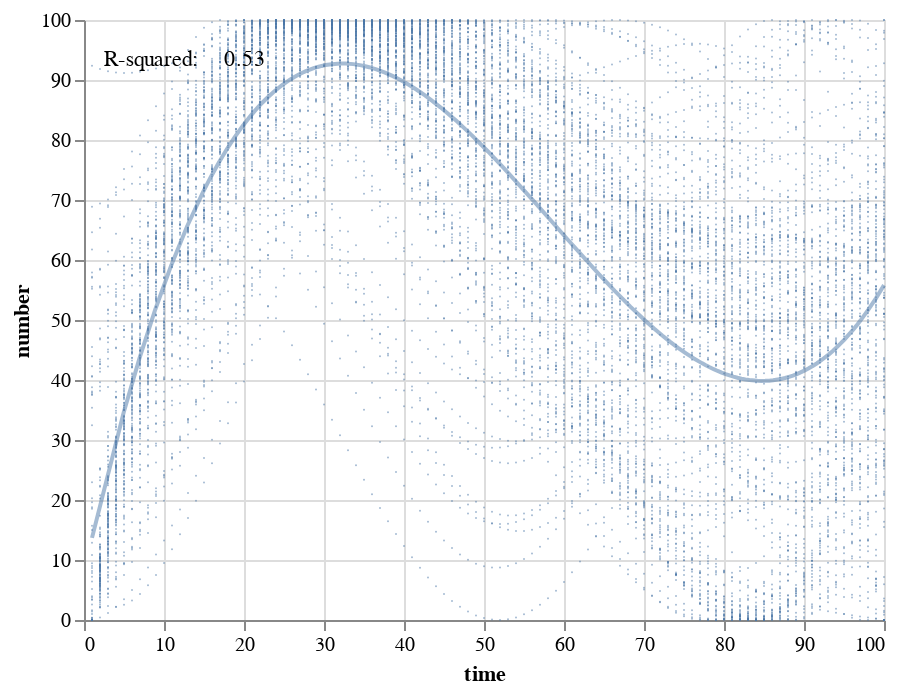

Source (notebook cell):
### Code cell
timeseries_base_dot = alt.Chart().mark_point(
    filled = True, 
    size = 1, 
    opacity = 0.5
).encode(
    x = alt.X('time:Q'),
    y = alt.Y('number:Q')
)

timeseries_base_regression = timeseries_base.transform_regression(
    'time', 'number', method = 'poly'
).mark_line(opacity = 0.5)

timeseries_base_r2 = timeseries_base.transform_regression(
    'time', 'number', method = 'poly', params=True
).mark_text(align='left').encode(
    x=alt.value(70),  
    y=alt.value(20), 
    text=alt.Text('rSquared:N', format = '.2f', title = 'r2')
) 

timeseries_base_r2label = timeseries_base_r2.encode(
    x=alt.value(10),  
    y=alt.value(20), 
    text=alt.value('R-squared: ')
)

timeseries_base = alt.layer( timeseries_base_dot + timeseries_base_regression + timeseries_base_r2 + timeseries_base_r2label)
timeseries_base

### Figure 1 — Vega-Lite specification as saved in the notebook (floating-point values rounded to 4 significant figures; data arrays with more than 128 entries replaced by an {"elided": "..."} marker saying what was removed)
{"config": {"view": {"continuousWidth": 400, "continuousHeight": 300}}, "layer": [{"layer": [{"mark": {"type": "point", "filled": true, "opacity": 0.5, "size": 1}, "encoding": {"x": {"type": "quantitative", "field": "time"}, "y": {"type": "quantitative", "field": "number"}}}, {"mark": {"type": "line", "opacity": 0.5}, "encoding": {"x": {"type": "quantitative", "field": "time"}, "y": {"type": "quantitative", "field": "number"}}, "transform": [{"on": "time", "regression": "number", "method": "poly"}]}, {"mark": {"type": "text", "align": "left"}, "encoding": {"text": {"type": "nominal", "field": "rSquared", "format": ".2f", "title": "r2"}, "x": {"value": 70}, "y": {"value": 20}}, "transform": [{"on": "time", "regression": "number", "method": "poly", "params": true}]}, {"mark": {"type": "text", "align": "left"}, "encoding": {"text": {"value": "R-squared: "}, "x": {"value": 10}, "y": {"value": 20}}, "transform": [{"on": "time", "regression": "number", "method": "poly", "params": true}]}]}], "data": {"name": "data-99991b08063f0b91658f86b81691c060"}, "$schema": "https://vega.github.io/schema/vega-lite/v4.8.1.json", "datasets": {"data-99991b08063f0b91658f86b81691c060": {"elided": "14800 records"}}}
